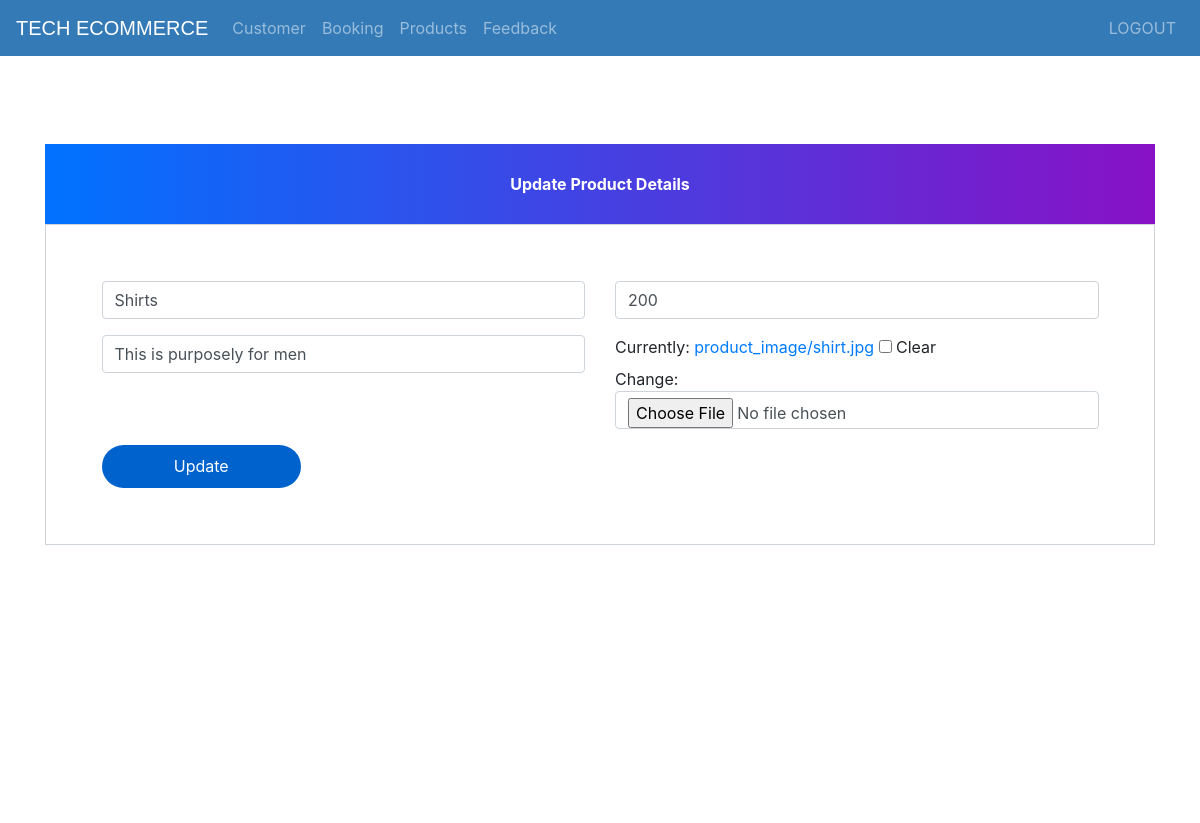
The app's page /update-product/2 (signed in) with its own data.
### ecom/models.py (models this page shows, shortened)
class Product(models.Model):
    name=models.CharField(max_length=40)
    product_image= models.ImageField(upload_to='product_image/',null=True,blank=True)
    price = models.PositiveIntegerField()
    description=models.CharField(max_length=40)

### ecom/views.py (the view)
# urls.py: path('update-product/<int:pk>', views.update_product_view,name='update-product'),
@login_required(login_url='adminlogin')
def update_product_view(request,pk):
    product=models.Product.objects.get(id=pk)
    productForm=forms.ProductForm(instance=product)
    if request.method=='POST':
        productForm=forms.ProductForm(request.POST,request.FILES,instance=product)
        if productForm.is_valid():
            productForm.save()
            return redirect('admin-products')
    return render(request,'ecom/admin_update_product.html',{'productForm':productForm})

### ecom/forms.py
class ProductForm(forms.ModelForm):
    class Meta:
        model=models.Product
        fields=['name','price','description','product_image']

### templates/ecom/admin_update_product.html (shortened to what this page needs)
{% extends 'ecom/admin_base.html' %}
{% load widget_tweaks %}
{% block content %}
<head>
  <link href="//maxcdn.bootstrapcdn.com/bootstrap/4.1.1/css/bootstrap.min.css" rel="stylesheet" id="bootstrap-css">
</head>
<br><br><br><br><br><br>
<form method="post" enctype="multipart/form-data">
  <div class="container register-form">
    <div class="form">
      <div class="note">
        <p>Update Product Details</p>
      </div>
      <div class="form-content">
        <div class="row">
          <div class="col-md-6">
            <div class="form-group">
              {% render_field productForm.name class="form-control" placeholder="Product Name" %}
            </div>
            <div class="form-group">
              {% render_field productForm.description class="form-control" placeholder="Description" %}
            </div>
          </div>
          <div class="col-md-6">
            <div class="form-group">
              {% render_field productForm.price class="form-control" placeholder="Price" %}
            </div>
            <div class="form-group">
              {% render_field productForm.product_image class="form-control" placeholder="product_image" %}
            </div>
          </div>
        </div>
        <button type="submit" class="btnSubmit">Update</button>
      </div>
    </div>
  </div>
</form>
{% endblock content %}

### templates/ecom/admin_base.html (style rules this page uses)
p { text-align: center; }

### templates/ecom/admin_update_product.html (style rules this page uses)
a:link { text-decoration: none; }
.note { text-align: center; height: 80px; background: -webkit-linear-gradient(left, #0072ff, #8811c5); color: #fff; font-weight: bold; line-height: 80px; }
.form-content { padding: 5%; border: 1px solid #ced4da; margin-bottom: 2%; }
.form-control { border-radius: 1.5rem; }
.btnSubmit { border: none; border-radius: 1.5rem; padding: 1%; width: 20%; cursor: pointer; background: #0062cc; color: #fff; }

### records on screen
Product: name "Shirts", description "This is purposely for men", price "200"
